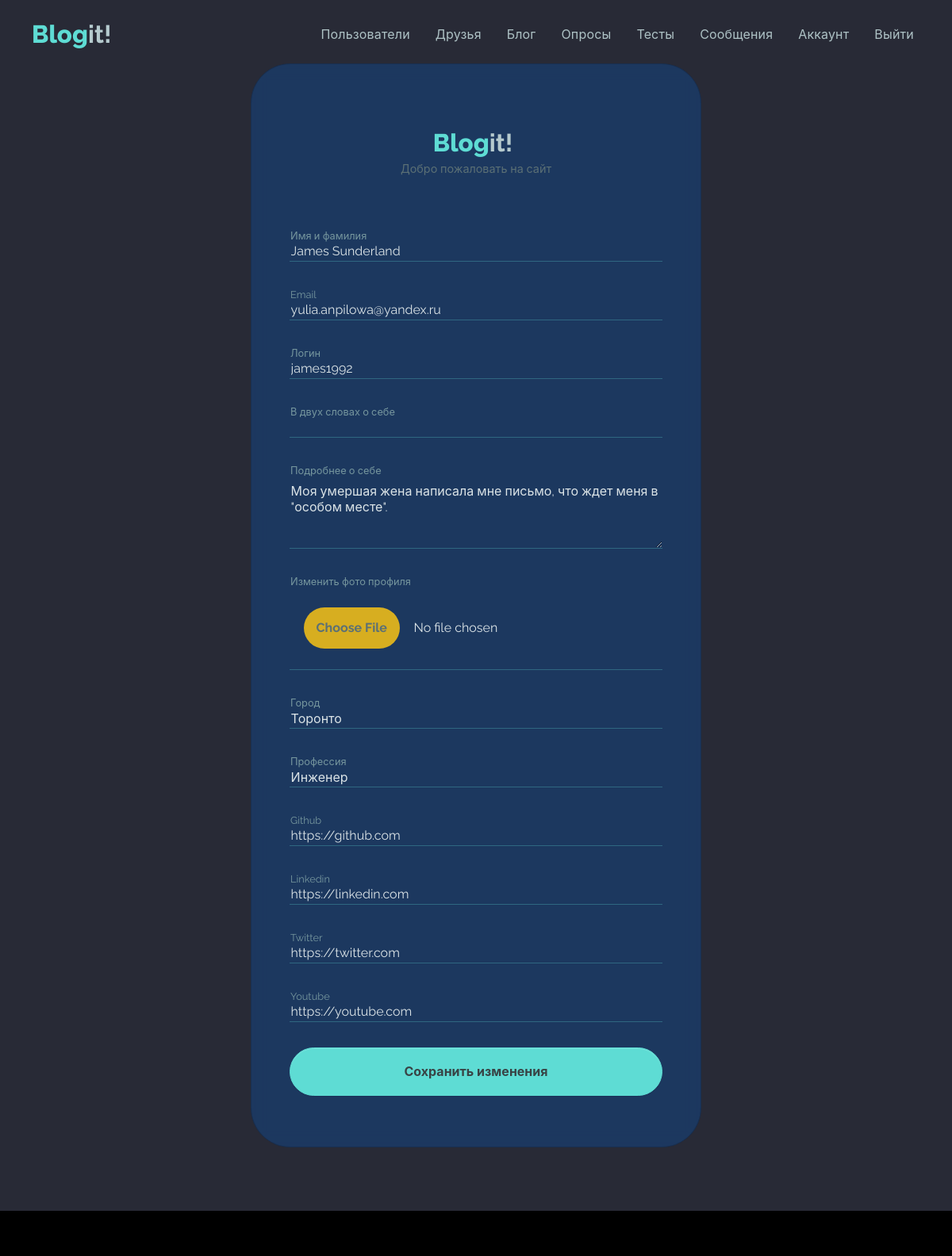
The app's page /edit-account/ (signed in) with its own data.
### users/models.py (models this page shows, shortened)
class Profile(models.Model):
    user = models.OneToOneField(User, on_delete=models.CASCADE)
    name = models.CharField(max_length=50, blank=True, null=True)
    email = models.EmailField(max_length=50,  blank=True, null=True)
    username = models.CharField(max_length=50, blank=True, null=True)
    summary = models.CharField(max_length=100, blank=True, null=True)
    city = models.CharField(max_length=20, blank=True, null=True)
    profession = models.CharField(max_length=50, blank=True, null=True)
    about = models.TextField(blank=True, null=True)
    image = models.ImageField(null=True, blank=True, upload_to='profile_images', default='profile_images/default.jpg')
    github = models.CharField(max_length=100, default='https://github.com')
    twitter = models.CharField(max_length=100,  default='https://twitter.com')
    linkedin = models.CharField(max_length=100, default='https://linkedin.com')
    youtube = models.CharField(max_length=100, default='https://youtube.com')
    website = models.CharField(max_length=100, default='https://mysite.com')
    created = models.DateTimeField(auto_now_add=True)
    follows = models.ManyToManyField('self', related_name='followed_by', symmetrical=False, blank=True)
    class Meta:
        ordering = ['created']
        verbose_name = 'Профиль'
        verbose_name_plural = 'Профили'

### users/views.py (the view)
# urls.py: path('edit-account/', views.editAccount,
@login_required
def editAccount(request):
    profile = request.user.profile
    form = ProfileForm(instance=profile)
    if request.method == 'POST':
        form = ProfileForm(request.POST, request.FILES,
            instance=profile)
        if form.is_valid():
            form.save()
            return redirect('account')
    context = {'form': form}
    return render(request,
        'users/profile_form.html', context)

### users/forms.py
class ProfileForm(ModelForm):
    class Meta:
        model = Profile
        fields = ['name', 'email', 'username',
                  'summary', 'about', 'image',
                  'city', 'profession',
                  'github', 'linkedin', 'twitter',
                  'youtube']
        labels = {
            'name': 'Имя и фамилия',
            'email': 'Email',
            'username':'Логин',
            'city': 'Город',
            'profession': 'Профессия',
            'summary': 'В двух словах о себе',
            'about': 'Подробнее о себе',
            'image': 'Изменить фото профиля',
        }
        widgets = {
            'image': FileInput(),
        }
    def __init__(self, *args, **kwargs):
        super(ProfileForm, self).__init__(*args, **kwargs)
        for name, field in self.fields.items():
            field.widget.attrs.update({'class': 'form-control input-box form-ensurance-header-control'})

### users/templates/users/profile_form.html (shortened to what this page needs)
{% extends 'base.html' %}
{% block content %}
    <section>
        <div class="mt-5 mb-5">
            <div class="d-flex justify-content-center align-items-center">
                <div class="container">
                    <div class="row d-flex justify-content-center">
                        <div class="col-12 col-md-8 col-lg-6">
                            <div class="card card-bg">
                                <div class="card-body p-5">
                                    <form class="form"
                                          method="POST"
                                          action="{% url 'edit-account' %}"
                                          enctype="multipart/form-data">
                                        <div class="mb-3 mt-md-4">
                                            <div class="text-center">
                                                <a class="navbar-brand" href="{% url 'profiles' %}"><span class="text-primary fs-3 ms-2 fw-bolder">Blog</span><span class="fw-bold text-300 fs-3">it!</span></a>
                                            </div>
                                            <p class="mb-5 text-center">Добро пожаловать на сайт</p>
                                            {% for field in form %}
                                                <div class="form-floating mb-3">
                                                    <label for="{{ field.name }}" class="form-label">{{ field.label }}</label>
                                                    {{ field }}
                                                </div>
                                            {% endfor %}
                                            <div class="col-12 d-grid">
                                                <button class="btn btn-primary rounded-pill mt-3" type="submit">Сохранить изменения</button>
                                            </div>
                                        </div>
                                    </form>
                                </div>
                            </div>
                        </div>
                    </div>
                </div>
            </div>
        </div>
    </section>
{% endblock content %}

### records on screen
Profile: form "James Sunderland" "yulia.anpilowa@yandex.ru" "james1992" "Моя умершая жена написала мне письмо, что ждет меня в \"особом месте\"." "Торонто" "Инженер" "https://github.com" "https://linkedin.com" "https://twitter.com" "https://youtube.com"

### other values on screen
{{ field.label }} "Имя и фамилия" "Email" "Логин" "В двух словах о себе" "Подробнее о себе" "Изменить фото профиля" "Город" "Профессия" "Github" "Linkedin" "Twitter" "Youtube"
